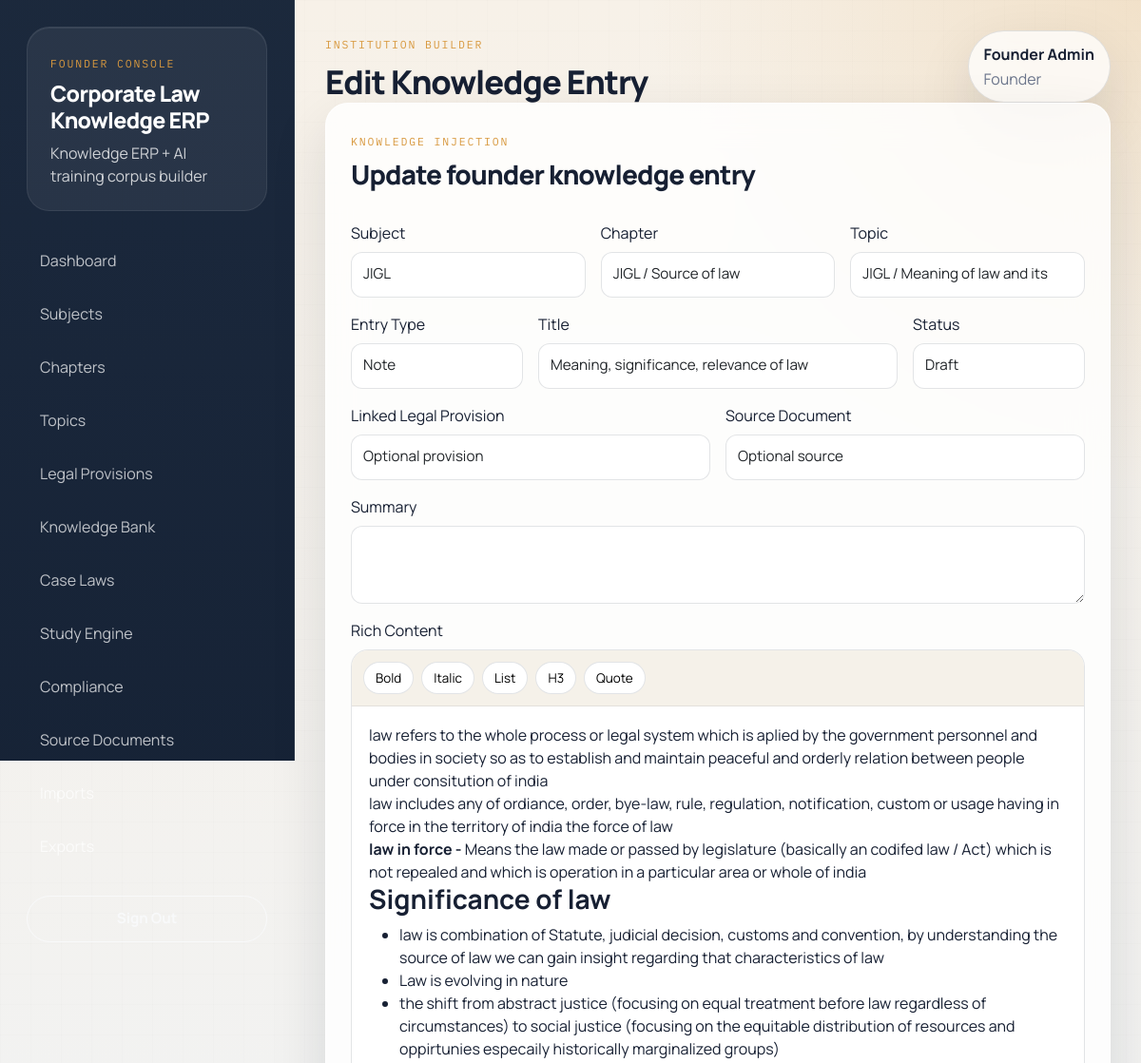
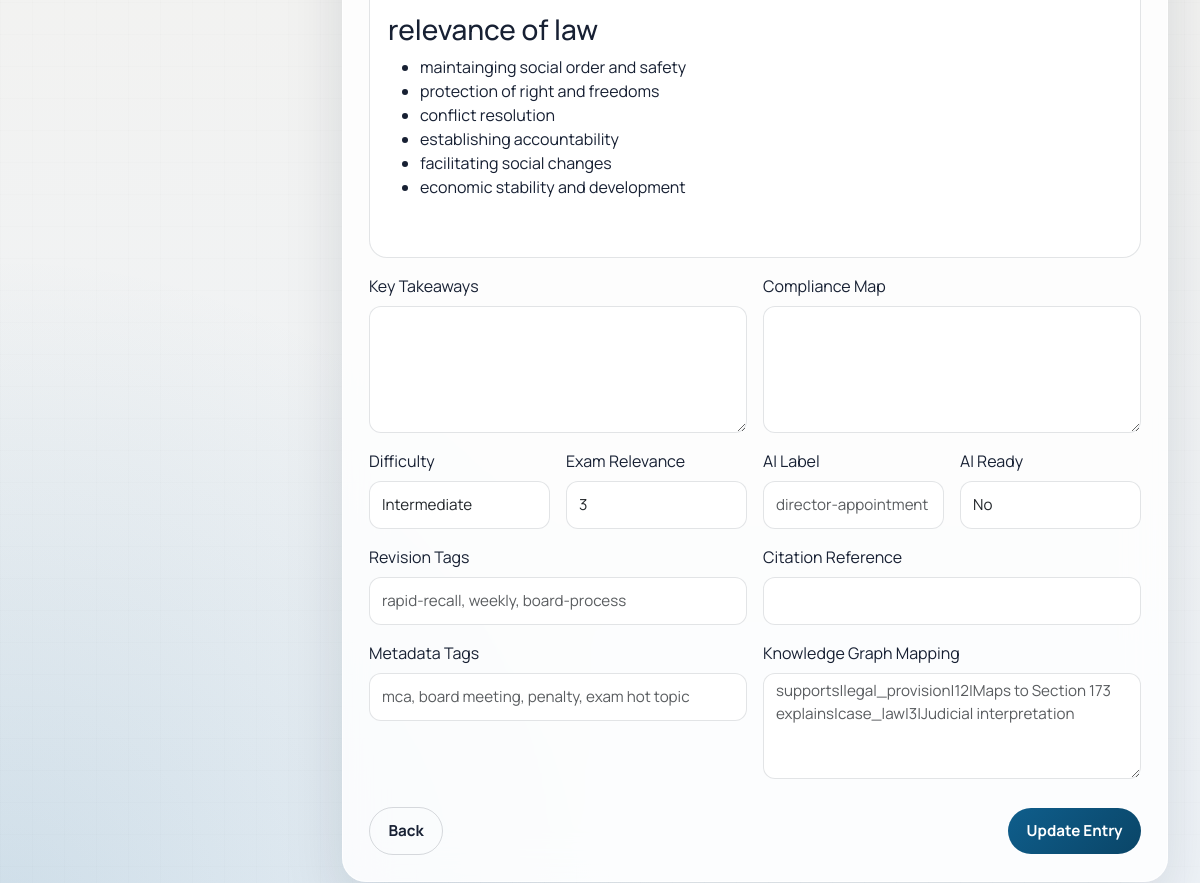
Page /knowledge/edit/1 (signed in) on the committed database (2 pictures, top to bottom).
### tables this page shows
CREATE TABLE `knowledge_entries` (
  `id` int(10) UNSIGNED NOT NULL,
  `subject_id` int(10) UNSIGNED NOT NULL,
  `chapter_id` int(10) UNSIGNED NOT NULL,
  `topic_id` int(10) UNSIGNED NOT NULL,
  `legal_provision_id` int(10) UNSIGNED DEFAULT NULL,
  `source_document_id` int(10) UNSIGNED DEFAULT NULL,
  `entry_type` varchar(80) NOT NULL DEFAULT 'Note',
  `title` varchar(255) NOT NULL,
  `summary` text DEFAULT NULL,
  `content_html` longtext DEFAULT NULL,
  `key_takeaways` longtext DEFAULT NULL,
  `exam_relevance` tinyint(4) NOT NULL DEFAULT 3,
  `difficulty` varchar(40) NOT NULL DEFAULT 'Intermediate',
  `ai_ready` tinyint(1) NOT NULL DEFAULT 0,
  `ai_label` varchar(190) DEFAULT NULL,
  `revision_tags` varchar(255) DEFAULT NULL,
  `compliance_map` longtext DEFAULT NULL,
  `citation_reference` varchar(255) DEFAULT NULL,
  `status` varchar(40) NOT NULL DEFAULT 'Draft',
  `version_no` int(11) NOT NULL DEFAULT 1,
  `created_by` int(10) UNSIGNED DEFAULT NULL,
  `created_at` datetime NOT NULL,
  `updated_at` datetime NOT NULL
);

### app/Views/knowledge/form.php (the view, shortened to what the rows shown need)
<?php $entry = $entry ?? []; ?>
<form method="post" action="<?= e(url($entry ? '/knowledge/update/' . $entry['id'] : '/knowledge/store')) ?>" class="app-card">
    <div class="section-heading mb-4">
        <div>
            <span class="eyebrow">Knowledge Injection</span>
            <h3><?= $entry ? 'Update founder knowledge entry' : 'Create a new knowledge asset' ?></h3>
        </div>
    </div>
    <div class="row g-3">
        <div class="col-md-4">
            <label class="form-label">Subject</label>
            <select class="form-select" name="subject_id" required>
                <?php foreach ($lookup['subjects'] as $subject): ?>
                    <option value="<?= e($subject['id']) ?>" <?= selected(old('subject_id', $entry['subject_id'] ?? ''), $subject['id']) ?>><?= e($subject['name']) ?></option>
                <?php endforeach; ?>
            </select>
        </div>
        <div class="col-md-4">
            <label class="form-label">Chapter</label>
            <select class="form-select" name="chapter_id" required>
                <?php foreach ($lookup['chapters'] as $chapter): ?>
                    <option value="<?= e($chapter['id']) ?>" <?= selected(old('chapter_id', $entry['chapter_id'] ?? ''), $chapter['id']) ?>><?= e($chapter['subject_name'] . ' / ' . $chapter['title']) ?></option>
                <?php endforeach; ?>
            </select>
        </div>
        <div class="col-md-4">
            <label class="form-label">Topic</label>
            <select class="form-select" name="topic_id" required>
                <?php foreach ($lookup['topics'] as $topic): ?>
                    <option value="<?= e($topic['id']) ?>" <?= selected(old('topic_id', $entry['topic_id'] ?? ''), $topic['id']) ?>><?= e($topic['subject_name'] . ' / ' . $topic['title']) ?></option>
                <?php endforeach; ?>
            </select>
        </div>
        <div class="col-md-3">
            <label class="form-label">Entry Type</label>
            <select class="form-select" name="entry_type">
                <?php foreach (['Note', 'Bare Act', 'Interpretation', 'Checklist', 'Template', 'Governance', 'Regulatory Update', 'Revision', 'Drafting', 'Advisory'] as $type): ?>
                    <option value="<?= e($type) ?>" <?= selected(old('entry_type', $entry['entry_type'] ?? 'Note'), $type) ?>><?= e($type) ?></option>
                <?php endforeach; ?>
            </select>
        </div>
        <div class="col-md-6">
            <label class="form-label">Title</label>
            <input class="form-control" name="title" value="<?= e(old('title', $entry['title'] ?? '')) ?>" required>
        </div>
        <div class="col-md-3">
            <label class="form-label">Status</label>
            <select class="form-select" name="status">
                <?php foreach (['Draft', 'Review', 'Published', 'Archived'] as $status): ?>
                    <option value="<?= e($status) ?>" <?= selected(old('status', $entry['status'] ?? 'Draft'), $status) ?>><?= e($status) ?></option>
                <?php endforeach; ?>
            </select>
        </div>
        <div class="col-md-6">
            <label class="form-label">Linked Legal Provision</label>
            <select class="form-select" name="legal_provision_id">
                <option value="">Optional provision</option>
            </select>
        </div>
        <div class="col-md-6">
            <label class="form-label">Source Document</label>
            <select class="form-select" name="source_document_id">
                <option value="">Optional source</option>
            </select>
        </div>
        <div class="col-12">
            <label class="form-label">Summary</label>
            <textarea class="form-control" rows="3" name="summary"><?= e(old('summary', $entry['summary'] ?? '')) ?></textarea>
        </div>
        <div class="col-12">
            <label class="form-label">Rich Content</label>
            <div class="rich-editor-wrapper">
                <div class="editor-toolbar">
                    <button type="button" data-command="bold">Bold</button>
                    <button type="button" data-command="italic">Italic</button>
                    <button type="button" data-command="insertUnorderedList">List</button>
                    <button type="button" data-command="formatBlock" data-value="h3">H3</button>
                    <button type="button" data-command="formatBlock" data-value="blockquote">Quote</button>
                </div>
                <div class="rich-editor" contenteditable="true"><?= old('content_html', $entry['content_html'] ?? '') ?></div>
            </div>
        </div>
        <div class="col-md-6">
            <label class="form-label">Key Takeaways</label>
            <textarea class="form-control" rows="5" name="key_takeaways"><?= e(old('key_takeaways', $entry['key_takeaways'] ?? '')) ?></textarea>
        </div>
        <div class="col-md-6">
            <label class="form-label">Compliance Map</label>
            <textarea class="form-control" rows="5" name="compliance_map"><?= e(old('compliance_map', $entry['compliance_map'] ?? '')) ?></textarea>
        </div>
        <div class="col-md-3">
            <label class="form-label">Difficulty</label>
            <select class="form-select" name="difficulty">
                <?php foreach (['Basic', 'Intermediate', 'Advanced'] as $difficulty): ?>
                    <option value="<?= e($difficulty) ?>" <?= selected(old('difficulty', $entry['difficulty'] ?? 'Intermediate'), $difficulty) ?>><?= e($difficulty) ?></option>
                <?php endforeach; ?>
            </select>
        </div>
        <div class="col-md-3">
            <label class="form-label">Exam Relevance</label>
            <input class="form-control" name="exam_relevance" type="number" min="1" max="5" value="<?= e(old('exam_relevance', $entry['exam_relevance'] ?? 3)) ?>">
        </div>
        <div class="col-md-3">
            <label class="form-label">AI Label</label>
            <input class="form-control" name="ai_label" value="<?= e(old('ai_label', $entry['ai_label'] ?? '')) ?>" placeholder="director-appointment">
        </div>
        <div class="col-md-3">
            <label class="form-label">AI Ready</label>
            <select class="form-select" name="ai_ready">
                <option value="0" <?= selected(old('ai_ready', $entry['ai_ready'] ?? 0), 0) ?>>No</option>
            </select>
        </div>
        <div class="col-md-6">
            <label class="form-label">Revision Tags</label>
            <input class="form-control" name="revision_tags" value="<?= e(old('revision_tags', $entry['revision_tags'] ?? '')) ?>" placeholder="rapid-recall, weekly, board-process">
        </div>
        <div class="col-md-6">
            <label class="form-label">Citation Reference</label>
            <input class="form-control" name="citation_reference" value="<?= e(old('citation_reference', $entry['citation_reference'] ?? '')) ?>">
        </div>
        <div class="col-md-6">
            <label class="form-label">Metadata Tags</label>
            <input class="form-control" name="tag_string" value="<?= e(old('tag_string', $tagString)) ?>" placeholder="mca, board meeting, penalty, exam hot topic">
        </div>
        <div class="col-md-6">
            <label class="form-label">Knowledge Graph Mapping</label>
            <textarea class="form-control" rows="4" name="relation_lines" placeholder="supports|legal_provision|12|Maps to Section 173&#10;explains|case_law|3|Judicial interpretation"><?= e(old('relation_lines', $relationLines)) ?></textarea>
        </div>
    </div>
    <div class="form-actions">
        <a class="btn btn-outline-secondary" href="<?= e(url('/knowledge')) ?>">Back</a>
        <button class="btn btn-primary" type="submit"><?= $entry ? 'Update Entry' : 'Create Entry' ?></button>
    </div>
</form>

### app/Core/App.php (shortened to what the rows shown need)
<?php
final class App
{
    private static ?self $instance = null;
    private array $config;
    private array $routes = [];
    public function __construct(array $config)
    {
        $this->config = $config;
        self::$instance = $this;
    }
    public static function instance(): self
    {
        return self::$instance;
    }
    public function config(string $key, mixed $default = null): mixed
    {
        $segments = explode('.', $key);
        $value = $this->config;
        foreach ($segments as $segment) {
            $value = $value[$segment];
        }
        return $value;
    }
    private function map(string $method, string $path, array $handler, bool $authRequired): void
    {
        $this->routes[] = [
            'method' => strtoupper($method),
            'path' => '/' . trim($path, '/'),
            'handler' => $handler,
            'auth' => $authRequired,
        ];
    }
    public function run(): void
    {
        $method = request_method();
        $path = request_path();
        foreach ($this->routes as $route) {
            if ($route['method'] !== $method) {
                continue;
            }
            $pattern = preg_replace('#\{([a-zA-Z_][a-zA-Z0-9_]*)\}#', '([^/]+)', $route['path']);
            $pattern = '#^' . $pattern . '$#';
            if (! preg_match($pattern, $path, $matches)) {
                continue;
            }
            array_shift($matches);
            [$class, $action] = $route['handler'];
            $controller = new $class();
            call_user_func_array([$controller, $action], $matches);
            return;
        }
    }
}

### rows in the picture
knowledge_entries: entry_type "Note", title "Meaning, significance, relevance of law", status "Draft", content_html "law refers to the whole process or legal system which is aplied by the government personnel and bodies in society so as to establish and maintain peaceful and orderly relation between people under consitution of india law includes any of ordiance, order, bye-law, rule, regulation, notification, custom or usage having in force in the territory of india the force of law law in force - Means the law made or passed by legislature (basically an codifed law / Act) which is not repealed and which is operation in a particular area or whole of india Significance of law law is combination of Statute, judicial decision, customs and convention, by understanding the source of law we can gain insight…", difficulty "Intermediate", exam_relevance "3"

### other values in the picture
form field subject_id "JIGL"
form field chapter_id "JIGL / Source of law"
form field topic_id "JIGL / Meaning of law and its signifiance"
